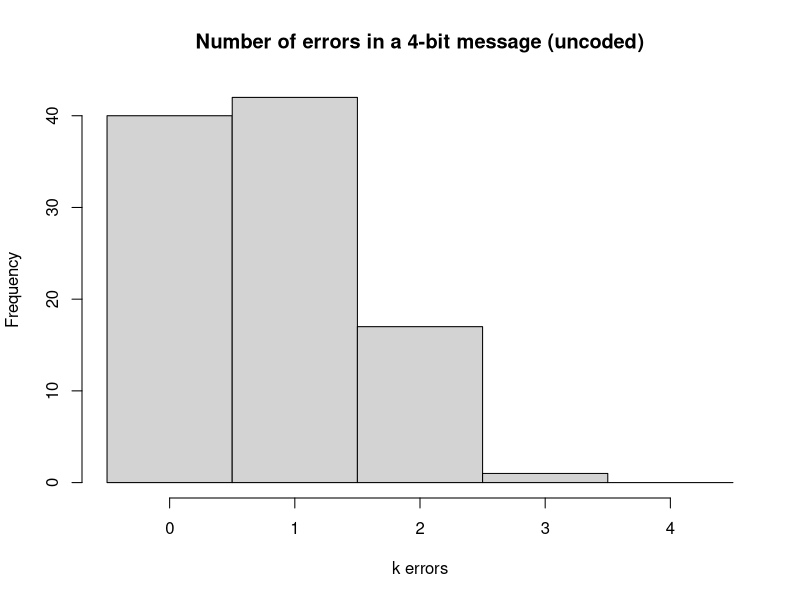
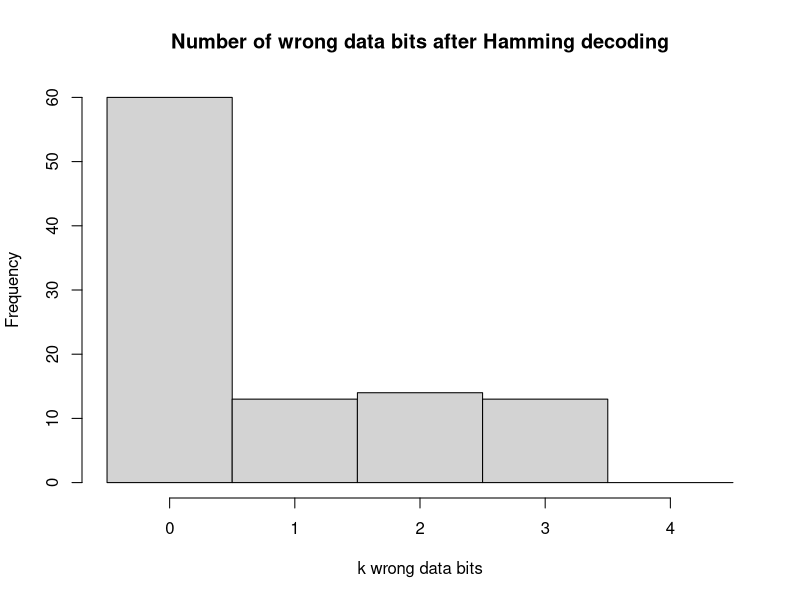
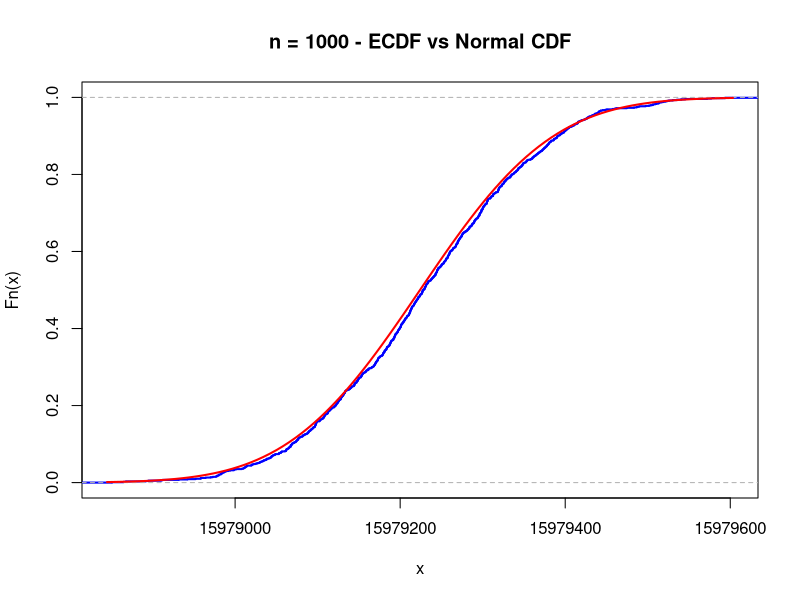
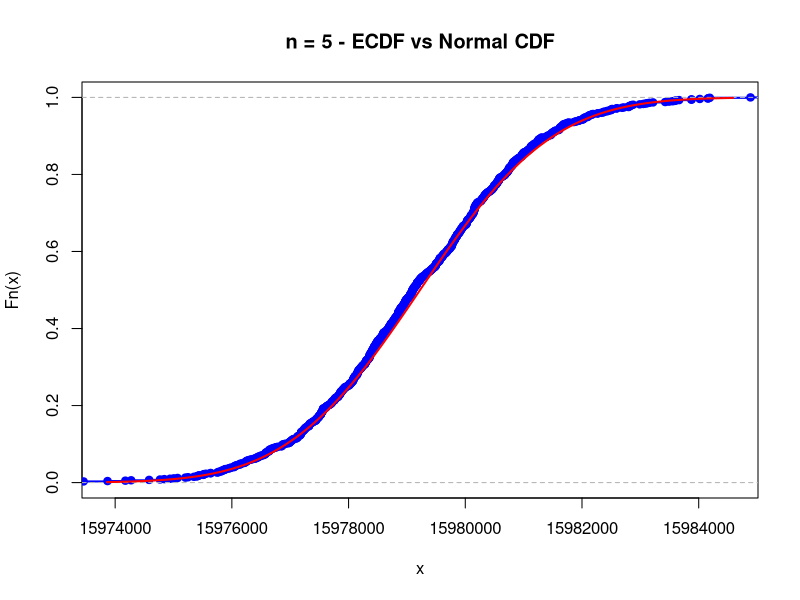
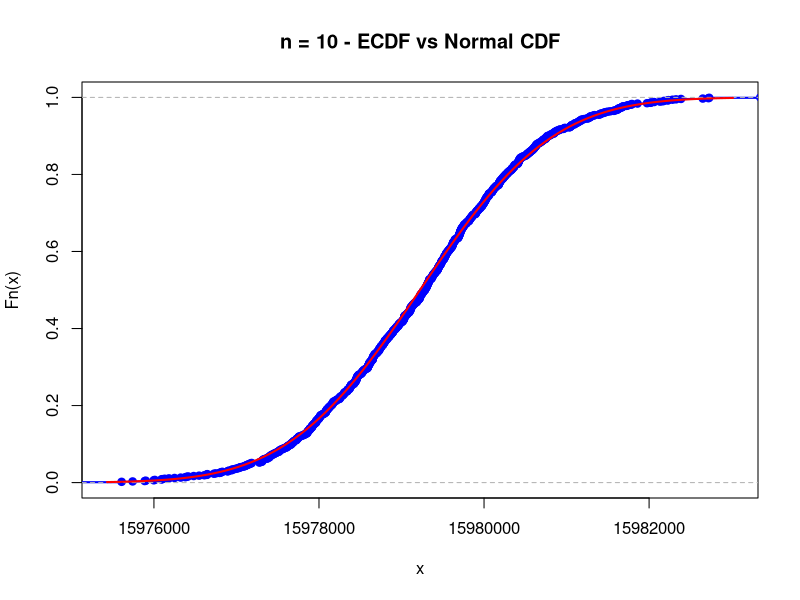
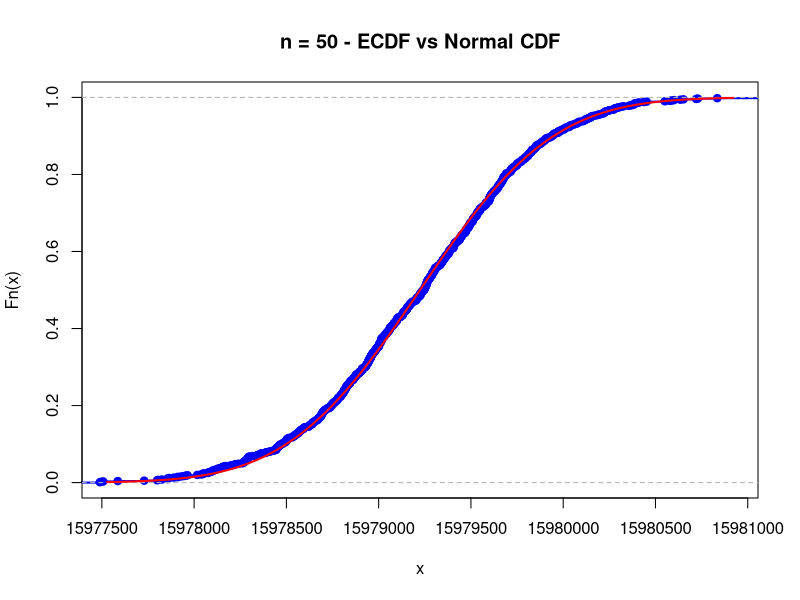
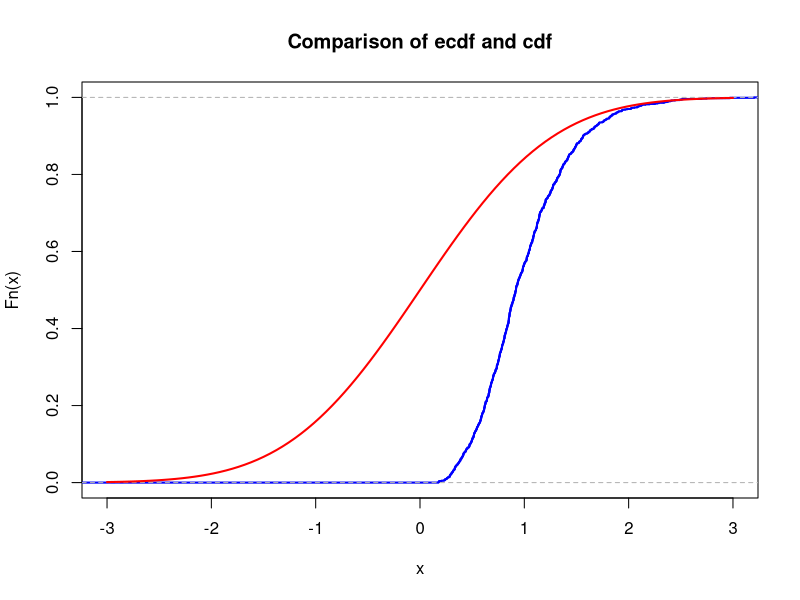
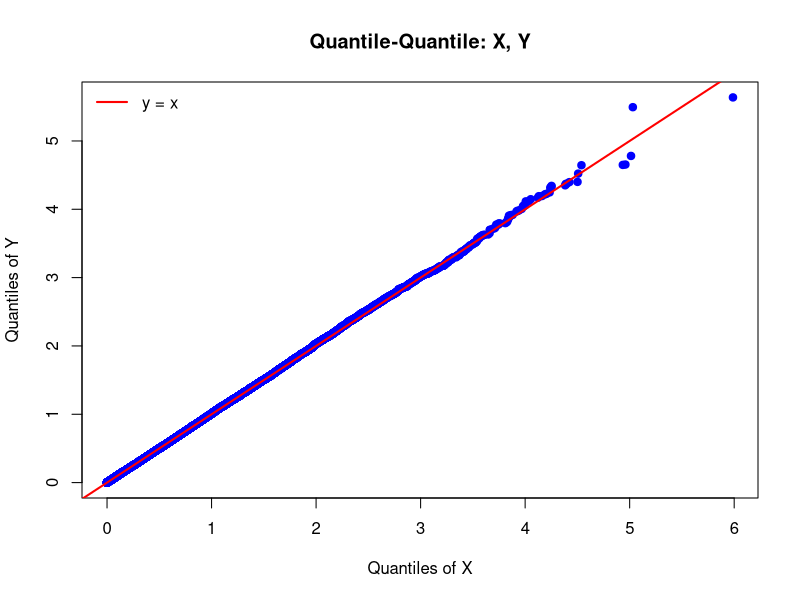

These charts were generated, in order, by the following R code:
## ---- chunk 1
id <- 19

set.seed(id)
p <- id/100
# matrices G and H
G <- matrix(c(1, 1, 1, 0, 0, 0, 0,
		1, 0, 0, 1, 1, 0, 0,
		0, 1, 0, 1, 0, 1, 0,
		1, 1, 0, 1, 0, 0, 1), nrow = 4, byrow = TRUE)
H <- t(matrix(c(1, 0, 1, 0, 1, 0, 1,
		0, 1, 1, 0, 0, 1, 1,
		0, 0, 0, 1, 1, 1, 1), nrow = 3, byrow = TRUE))
 
cat("The matrix G is: \n") 
G  
cat("The matrix H is: \n") 
H
cat("The product GH must be zero: \n")
(G%*%H) %%2
## ---- chunk 2
# generate N messages

message_generator <- function(N) {
  matrix(sample(c(0,1), 4*N, replace = TRUE), nrow = N)
}  
messages <- message_generator(100)
codewords <- (messages %*% G) %% 2
## ---- chunk 3
errors <- matrix(
  rbinom(n = nrow(codewords) * ncol(codewords), size = 1, prob = p),
  nrow = nrow(codewords), ncol = ncol(codewords)
)
received <- (codewords + errors) %% 2
## ---- chunk 4
# syndrome (N x 3)
z <- (received %*% H) %% 2

#  the wrong bit no.: z1 + 2*z2 + 4*z3
#  (z1 z2 z3) %*% (1,2,4) = z1*1 + z2*2 + z3*4
pos <- as.vector(z %*% c(1, 2, 4))
corrected <- received
idx <- which(pos > 0)
if (length(idx) > 0) {
  corrected[cbind(idx, pos[idx])] <- 1 - corrected[cbind(idx, pos[idx])]
}

#  drop = FALSE to stay matrix not vector
decoded <- corrected[, c(3, 5, 6, 7), drop = FALSE]

success <- rowSums(decoded != messages) == 0

p_hat <- mean(success)

cat("Estimated probability of correct transmission p_hat =", p_hat, "\n")
## ---- chunk 5
p_hat <- mean(success)
N     <- length(success)

SE    <- sqrt(p_hat * (1 - p_hat) / N)
# z0.975 ≈ 1.96
eps   <- 1.96 * SE
CI    <- c(p_hat - eps, p_hat + eps)

cat("SE =", SE, "\n95% CI = (", CI[1], ",", CI[2], ")\n")
## ---- chunk 6

N_ <- ceiling((1.96^2 * p_hat * (1 - p_hat)) / (0.03^2))
cat("N >= ",N_)

## ---- chunk 7
## 1) Гістограма для "4-бітне повідомлення без кодування без Hamming-коду, тобто без захисту від помилок."
errors_4   <- matrix(rbinom(n = nrow(messages)*4, size = 1, prob = p),
                     nrow = nrow(messages), ncol = 4)
received_4 <- (messages + errors_4) %% 2
k_uncoded  <- rowSums(received_4 != messages)  # k = 0..4

hist(k_uncoded, breaks = seq(-0.5, 4.5, by = 1),
     main = "Number of errors in a 4-bit message (uncoded)",
     xlab = "k errors", ylab = "Frequency")

cat("Uncoded counts:\n"); print(table(k_uncoded))

# (опційно) теоретичний Binomial(4, p) для порівняння
cat("Theoretical Binomial(4, p):\n"); print(dbinom(0:4, size = 4, prob = p))


## 2) Гістограма для "після Hamming-декодування" 
k_decoded <- rowSums(decoded != messages)  # k = 0..4 помилок у відновлених 4 бітах
hist(k_decoded, breaks = seq(-0.5, 4.5, by = 1),
     main = "Number of wrong data bits after Hamming decoding",
     xlab = "k wrong data bits", ylab = "Frequency")

cat("Decoded counts:\n"); print(table(k_decoded))
## ---- chunk 8

team_id = 5

T_years <- 30.1
T_sec <- T_years * 365.25 * 24 * 3600
lambda <- log(2) / T_sec

N_A <- 6e23
M <- 137
m <- team_id * 1e-6
N <- m * N_A / M
mu <- N * lambda
mu
K <- 1e3
n <- 100
sample_means <- colMeans(matrix(rpois(n*K, lambda = mu), nrow=n))

## ---- chunk 9
mu_normal <- mu
sigma_normal <- sqrt(mu / n)
## ---- chunk 10
compare_ecdf_normal <- function(n, mu, K) {
  sample_means <- colMeans(matrix(rpois(n*K, lambda = mu), nrow=n))
  
  mu_normal <- mu
  sigma_normal <- sqrt(mu / n)
  
  xlims <- c(mu_normal-3*sigma_normal, mu_normal+3*sigma_normal)
  Fs <- ecdf(sample_means)
  
  plot(Fs, 
       xlim = xlims, 
       ylim = c(0,1),
       col = "blue",
       lwd = 2,
       main = paste("n =", n, "- ECDF vs Normal CDF"))
  curve(pnorm(x, mean = mu_normal, sd = sigma_normal), col = "red", lwd = 2, add = TRUE)
  
  x_vals <- sort(sample_means)
  cdf_vals <- pnorm(x_vals, mean = mu_normal, sd = sigma_normal)
  diffs <- abs(Fs(x_vals) - cdf_vals)
  max_diff <- max(diffs)
  
  cat("n =", n, "-> max difference between ECDF and Normal CDF:", max_diff, "\n")
}

compare_ecdf_normal(1000, mu, K)
## ---- chunk 11
compare_ecdf_normal(5, mu, K)
compare_ecdf_normal(10, mu, K)
compare_ecdf_normal(50, mu, K)
## ---- chunk 12
a <- 8e8

n_markov <- max(floor(0.05 * a / mu), 1)
cat("Markov bound on n:", n_markov, "\n")
## ---- chunk 13
chernoff_max_n_simple <- function(mu, a, p_target=0.95){
  log_threshold <- log(1 - p_target)
  n_max <- floor(a / mu)
  n <- n_max
  while(n > 0){
    delta <- a / (n*mu) - 1
    if(delta <= 0){
      n <- n - 1
      next
    }
    log_p <- n*mu*(delta - (1+delta)*log(1+delta))
    if(log_p <= log_threshold) break
    n <- n - 1
  }
  return(n)
}

n_chernoff <- chernoff_max_n_simple(mu, a)
cat("Chernoff bound on n:", n_chernoff, "\n")

## ---- chunk 14

z <- qnorm(0.95)
f <- function(n) { a - n*mu - z*sqrt(n*mu) }
n_clt <- floor(uniroot(f, lower = 1, upper = 1e9)$root)
cat("CLT bound on n:", n_clt, "\n")

## ---- chunk 15

cat("Markov bound on n:", n_markov, "\n")
cat("Chernoff bound on n:", n_chernoff, "\n")
cat("CLT bound on n:", n_clt, "\n")

## ---- chunk 16

n <- n_chernoff
sim_matrix <- matrix(rpois(n*K, lambda = mu), nrow = n)
sum_decays <- colSums(sim_matrix)
num_below <- sum(sum_decays < a)
empirical_prob <- num_below / K

cat("n =", n, "\n")
cat("Empirical probability:", empirical_prob, "\n")
## ---- chunk 17
nu1 <- 1  # change this!
K <- 1e3
n <- 5
sample_means <- colMeans(matrix(rexp(n*K, rate = nu1), nrow=n))
## ---- chunk 18
mu <- 0       # change this!
sigma <- 1    # change this!
## ---- chunk 19
xlims <- c(mu-3*sigma,mu+3*sigma)
Fs <- ecdf(sample_means)
plot(Fs, 
     xlim = xlims, 
     col = "blue",
     lwd = 2,
     main = "Comparison of ecdf and cdf")
curve(pnorm(x, mean = mu, sd = sigma), col = "red", lwd = 2, add = TRUE)
## ---- chunk 20
teamidnumber = 19
mu <- teamidnumber
sigma <- sqrt(2 * teamidnumber + 7)
n <- 1e5

x <- rnorm(n, mean = mu, sd = sigma)
y <- 1 / x

# Compute statistics
one_over_mean_x <- 1 / mean(x)
mean_y <- mean(y)

cat("1 / mean(X) =", one_over_mean_x, "\n")
cat("mean(1/X)  =", mean_y, "\n")
## ---- chunk 21
lambda <- 2
x <- rexp(n, rate=lambda)
y <- rexp(n, rate=lambda)
z <- log(x) + 5
## ---- chunk 22
qqplot(x, y,
       main = "Quantile-Quantile: X, Y",
       xlab = "Quantiles of X",
       ylab = "Quantiles of Y",
       pch = 19, col = "blue")
abline(0, 1, col = "red", lwd = 2)
legend("topleft",
       legend = "y = x",
       col = "red",
       lwd = 2,
       bty = "n")

qqplot(x, z,
       main = "Quantile-Quantile Plot: X, Z",
       xlab = "Quantiles of X",
       ylab = "Quantiles of Z",
       pch = 19, col = "blue")
abline(0, 1, col = "red", lwd = 2)
legend("topleft",
       legend = "y = x",
       col = "red",
       lwd = 2,
       bty = "n")
## ---- chunk 23
plot(x, y, type = "p", 
     main = "Scatter Plot of X and Y",
     xlab = "X",
     ylab = "Y",
     col = "blue", pch = 19)


plot(x, z, type = "p", 
     main = "Scatter Plot of X and Z",
     xlab = "X",
     ylab = "Z",
     col = "blue", pch = 19)
curve(log(x) + 5, from = 0.1, to = 10, add = TRUE, col = "red", lwd = 2)
legend("topleft", 
       legend = "z = log(x) + 5",
       col = "red", 
       lwd = 2,
       bty = "n")
## ---- chunk 24
        # YOUR CODE HERE
## ---- chunk 25
        # YOUR CODE HERE
